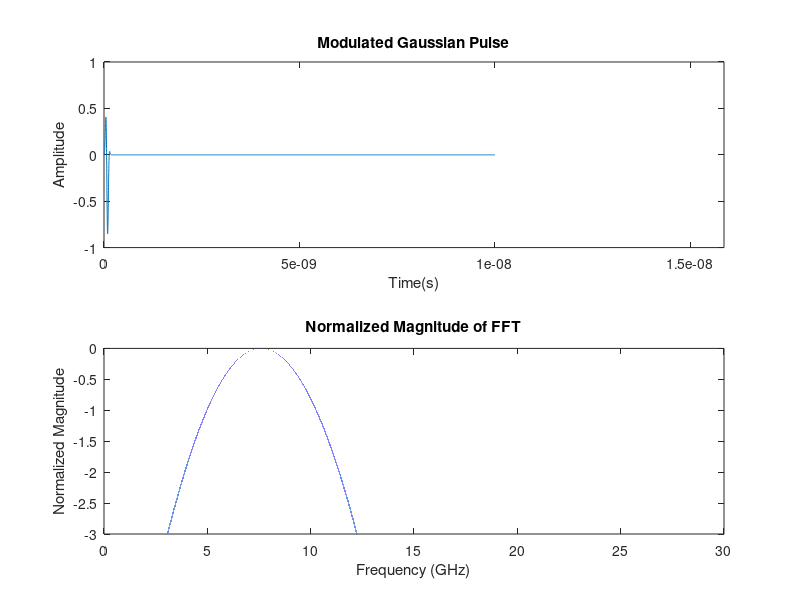

Write the MATLAB code that produced this figure.
clc;
close all;
clear;

fs = 1e12; % sampling frequency
t = 0:1/fs:1e-8; % time base

Ts = 4e-11; % pulse width
t0 = 2*Ts; % pulse delay
N_steps = 1e7; % maximum iteration steps
fc = 7.5e9; % center frequency


pulse1 = sin(2*pi*fc*t); 
pulse2 = exp(-((t-t0)/Ts).^2); % Gaussian pulse

% Composite modulated Gaussian pulse
pulse = pulse1.*pulse2;

% Plotting the pulse
figure;
subplot(2,1,1)
plot(t,pulse);
title('Modulated Gaussian Pulse');
xlabel('Time(s)');
ylabel('Amplitude');
xlim([0 0.1e-8])

% FFT of the pulse
X = fftshift(fft(pulse,N_steps));
f = fs*(-N_steps/2:N_steps/2-1)/N_steps; %Frequency Vector

% Finding the 3 dB bandwidth
mag_dB = 20*log10(abs(X));
max_mag = max(mag_dB);
band_3dB = max_mag - 3;

% indices for starting frequency of the 3 dB bandwidth
idx_posfreq = find(f > 0);
idx_start = idx_posfreq(find(mag_dB(idx_posfreq) >= band_3dB, 1, 'first'));
idx_end = find(mag_dB >= band_3dB, 1, 'last');

% starting and ending frequencies of the 3 dB bandwidth
freq_start = f(idx_start);
freq_end = f(idx_end);

min_mag = min(mag_dB(idx_posfreq)); % min magnitude in the positive frequency range

% Normalizing between -1 and 0
mag_normalized = (mag_dB - max_mag);
band_3dB_normalized = (band_3dB - max_mag);

% Ploting
subplot(2,1,2)
plot(f/1e9, mag_normalized);
hold on;

title('Normalized Magnitude of FFT');
xlabel('Frequency (GHz)');
ylabel('Normalized Magnitude');
xlim([0 30]);
ylim([-3 0]);

% Display the starting and ending frequencies of the 3 dB bandwidth
fprintf('Starting freq of 3 dB bandwidth: %.2f GHz\n', freq_start/1e9);
fprintf('Ending freq of 3 dB bandwidth: %.2f GHz\n', freq_end/1e9);
